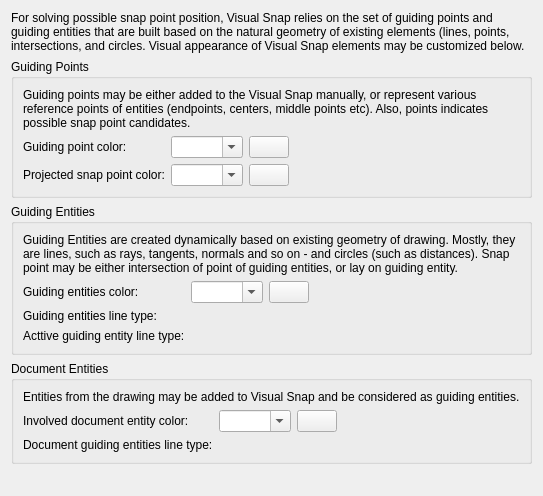
<?xml version="1.0" encoding="UTF-8"?>
<ui version="4.0">
 <class>LC_SettingsPageDraftingThemeSnapVisual</class>
 <widget class="QWidget" name="LC_SettingsPageDraftingThemeSnapVisual">
  <property name="geometry">
   <rect>
    <x>0</x>
    <y>0</y>
    <width>533</width>
    <height>496</height>
   </rect>
  </property>
  <layout class="QGridLayout" name="gridLayout_2">
   <item row="5" column="0">
    <spacer name="verticalSpacer">
     <property name="orientation">
      <enum>Qt::Orientation::Vertical</enum>
     </property>
     <property name="sizeHint" stdset="0">
      <size>
       <width>0</width>
       <height>0</height>
      </size>
     </property>
    </spacer>
   </item>
   <item row="4" column="0" colspan="2">
    <widget class="QGroupBox" name="groupBox_3">
     <property name="title">
      <string>Document Entities</string>
     </property>
     <layout class="QGridLayout" name="gridLayout_5">
      <item row="2" column="1">
       <widget class="QG_LineTypeBox" name="wDocGuidingEntityLineType" native="true">
        <property name="toolTip">
         <string>Document Guiding Entities Line Type

Line type for document entities that are part of Visual Snap</string>
        </property>
       </widget>
      </item>
      <item row="1" column="1">
       <widget class="LC_ContentAdjustableComboBox" name="cbColorVisualSnapDocumentEntity">
        <property name="toolTip">
         <string>Document Entity Color

Color of document entities, explicitly added to Visual Snap.</string>
        </property>
        <property name="editable">
         <bool>true</bool>
        </property>
       </widget>
      </item>
      <item row="1" column="2">
       <widget class="LC_ColorButton" name="pbVisualSnapDocEntitiesColor">
        <property name="toolTip">
         <string>Document Entity

Click to select color.</string>
        </property>
       </widget>
      </item>
      <item row="1" column="3">
       <spacer name="horizontalSpacer_3">
        <property name="orientation">
         <enum>Qt::Orientation::Horizontal</enum>
        </property>
        <property name="sizeHint" stdset="0">
         <size>
          <width>40</width>
          <height>20</height>
         </size>
        </property>
       </spacer>
      </item>
      <item row="1" column="0">
       <widget class="QLabel" name="label_58">
        <property name="text">
         <string>Involved document entity color:</string>
        </property>
        <property name="buddy">
         <cstring>cbColorVisualSnapDocumentEntity</cstring>
        </property>
       </widget>
      </item>
      <item row="2" column="0">
       <widget class="QLabel" name="label_5">
        <property name="text">
         <string>Document guiding entities line type:</string>
        </property>
       </widget>
      </item>
      <item row="0" column="0" colspan="4">
       <widget class="QLabel" name="label_7">
        <property name="text">
         <string>Entities from the drawing may be added to Visual Snap and be considered as guiding entities.</string>
        </property>
       </widget>
      </item>
     </layout>
    </widget>
   </item>
   <item row="0" column="0" colspan="2">
    <widget class="QLabel" name="label">
     <property name="text">
      <string>For solving possible snap point position, Visual Snap relies on the set of guiding points and guiding entities that are built based on the natural geometry of existing elements (lines, points, intersections, and circles. Visual appearance of Visual Snap elements may be customized below.</string>
     </property>
     <property name="wordWrap">
      <bool>true</bool>
     </property>
    </widget>
   </item>
   <item row="2" column="0" colspan="2">
    <widget class="QGroupBox" name="groupBox">
     <property name="title">
      <string>Guiding Entities</string>
     </property>
     <layout class="QGridLayout" name="gridLayout_3">
      <item row="3" column="1">
       <widget class="QG_LineTypeBox" name="wActiveGuidingEntityLineType" native="true">
        <property name="toolTip">
         <string>Active Guiding Entities Line Type

Line type for active guiding line that are part of Visual Snap</string>
        </property>
       </widget>
      </item>
      <item row="0" column="0" colspan="4">
       <widget class="QLabel" name="label_4">
        <property name="text">
         <string>Guiding Entities are created dynamically based on existing geometry of drawing. Mostly, they are lines, such as rays, tangents, normals and so on - and circles (such as distances). Snap point may be either intersection of point of guiding entities, or lay on guiding entity.</string>
        </property>
        <property name="wordWrap">
         <bool>true</bool>
        </property>
       </widget>
      </item>
      <item row="2" column="0">
       <widget class="QLabel" name="label_5">
        <property name="text">
         <string>Guiding entities line type:</string>
        </property>
       </widget>
      </item>
      <item row="2" column="1">
       <widget class="QG_LineTypeBox" name="wGuidingEntityLineType" native="true">
        <property name="toolTip">
         <string>Guiding Entities Line Type

Line type for guiding entities that are part of Visual Snap</string>
        </property>
       </widget>
      </item>
      <item row="1" column="3">
       <spacer name="horizontalSpacer">
        <property name="orientation">
         <enum>Qt::Orientation::Horizontal</enum>
        </property>
        <property name="sizeHint" stdset="0">
         <size>
          <width>0</width>
          <height>0</height>
         </size>
        </property>
       </spacer>
      </item>
      <item row="1" column="1">
       <widget class="LC_ContentAdjustableComboBox" name="cbColorVisualSnapGuideEntities">
        <property name="toolTip">
         <string>Guiding Entities Color

Color for guiding entities used in Visual Snap.</string>
        </property>
        <property name="editable">
         <bool>true</bool>
        </property>
       </widget>
      </item>
      <item row="1" column="2">
       <widget class="LC_ColorButton" name="pbVisualSnapGuideEntitiesColor">
        <property name="toolTip">
         <string>Guiding Entities

Click to select color.</string>
        </property>
       </widget>
      </item>
      <item row="3" column="0">
       <widget class="QLabel" name="label_5">
        <property name="text">
         <string>Acttive guiding entity line type:</string>
        </property>
        <property name="buddy">
         <cstring>wActiveGuidingEntityLineType</cstring>
        </property>
       </widget>
      </item>
      <item row="1" column="0">
       <widget class="QLabel" name="label_43">
        <property name="text">
         <string>Guiding entities color:</string>
        </property>
        <property name="buddy">
         <cstring>cbColorVisualSnapGuideEntities</cstring>
        </property>
       </widget>
      </item>
     </layout>
    </widget>
   </item>
   <item row="1" column="0" colspan="2">
    <widget class="QGroupBox" name="groupBox_2">
     <property name="title">
      <string>Guiding Points</string>
     </property>
     <layout class="QGridLayout" name="gridLayout_4">
      <item row="1" column="0">
       <widget class="QLabel" name="label_44">
        <property name="text">
         <string>Guiding point color:</string>
        </property>
        <property name="buddy">
         <cstring>cbColorVisualSnapVertexes</cstring>
        </property>
       </widget>
      </item>
      <item row="1" column="1">
       <widget class="LC_ContentAdjustableComboBox" name="cbColorVisualSnapVertexes">
        <property name="toolTip">
         <string>Guiding Point Color

Color of guiding points in visual snap.</string>
        </property>
        <property name="editable">
         <bool>true</bool>
        </property>
       </widget>
      </item>
      <item row="1" column="3">
       <spacer name="horizontalSpacer_2">
        <property name="orientation">
         <enum>Qt::Orientation::Horizontal</enum>
        </property>
        <property name="sizeHint" stdset="0">
         <size>
          <width>40</width>
          <height>20</height>
         </size>
        </property>
       </spacer>
      </item>
      <item row="1" column="2">
       <widget class="LC_ColorButton" name="pbVisualSnapVertexesColor">
        <property name="toolTip">
         <string>Guiding Points

Click to select color.</string>
        </property>
       </widget>
      </item>
      <item row="0" column="0" colspan="4">
       <widget class="QLabel" name="label_3">
        <property name="text">
         <string>Guiding points may be either added to the Visual Snap manually, or represent various reference points of entities (endpoints, centers, middle points etc). Also, points indicates possible snap point candidates.</string>
        </property>
        <property name="wordWrap">
         <bool>true</bool>
        </property>
       </widget>
      </item>
      <item row="2" column="0">
       <widget class="QLabel" name="label_57">
        <property name="text">
         <string>Projected snap point color:</string>
        </property>
        <property name="buddy">
         <cstring>cbColorVisualSnapProjectedSnap</cstring>
        </property>
       </widget>
      </item>
      <item row="2" column="2">
       <widget class="LC_ColorButton" name="pbVisualSnapProjectedSnapColor">
        <property name="toolTip">
         <string>Projected Snap Point

Click to select color.</string>
        </property>
       </widget>
      </item>
      <item row="2" column="1">
       <widget class="LC_ContentAdjustableComboBox" name="cbColorVisualSnapProjectedSnap">
        <property name="toolTip">
         <string>Projected Snap Point

Color of possible projected snap point.</string>
        </property>
        <property name="editable">
         <bool>true</bool>
        </property>
       </widget>
      </item>
     </layout>
    </widget>
   </item>
  </layout>
 </widget>
 <customwidgets>
  <customwidget>
   <class>LC_ColorButton</class>
   <extends>QPushButton</extends>
   <header>lc_color_button.h</header>
  </customwidget>
  <customwidget>
   <class>QG_LineTypeBox</class>
   <extends>QWidget</extends>
   <header>qg_linetypebox.h</header>
  </customwidget>
  <customwidget>
   <class>LC_ContentAdjustableComboBox</class>
   <extends>QComboBox</extends>
   <header location="global">lc_content_adjustable_combo_box.h</header>
  </customwidget>
 </customwidgets>
 <resources/>
 <connections/>
</ui>
